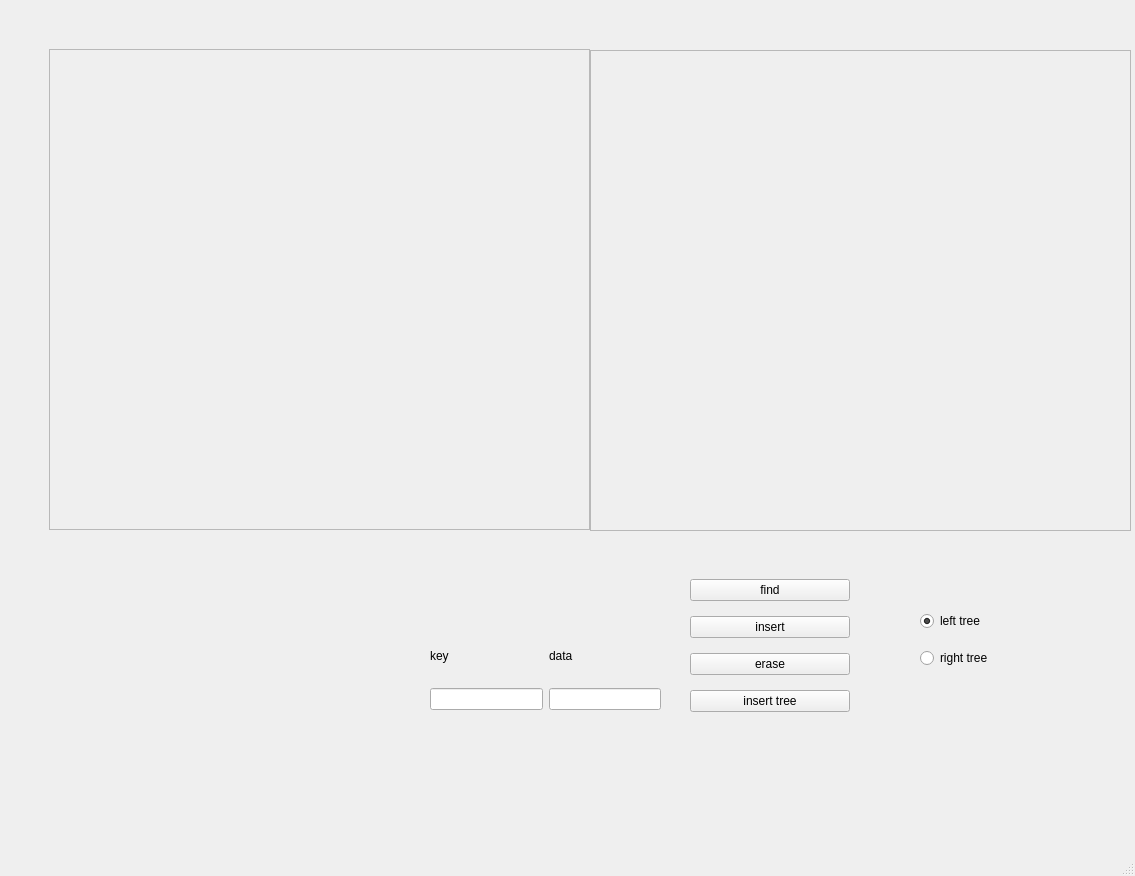
<?xml version="1.0" encoding="UTF-8"?>
<ui version="4.0">
 <class>MainWindow</class>
 <widget class="QMainWindow" name="MainWindow">
  <property name="geometry">
   <rect>
    <x>0</x>
    <y>0</y>
    <width>1135</width>
    <height>876</height>
   </rect>
  </property>
  <property name="windowTitle">
   <string>MainWindow</string>
  </property>
  <widget class="QWidget" name="centralwidget">
   <widget class="QFrame" name="Tree_1">
    <property name="geometry">
     <rect>
      <x>49</x>
      <y>49</y>
      <width>541</width>
      <height>481</height>
     </rect>
    </property>
    <property name="frameShape">
     <enum>QFrame::StyledPanel</enum>
    </property>
    <property name="frameShadow">
     <enum>QFrame::Raised</enum>
    </property>
   </widget>
   <widget class="QFrame" name="Tree_2">
    <property name="geometry">
     <rect>
      <x>590</x>
      <y>50</y>
      <width>541</width>
      <height>481</height>
     </rect>
    </property>
    <property name="frameShape">
     <enum>QFrame::StyledPanel</enum>
    </property>
    <property name="frameShadow">
     <enum>QFrame::Raised</enum>
    </property>
   </widget>
   <widget class="QWidget" name="verticalLayoutWidget">
    <property name="geometry">
     <rect>
      <x>920</x>
      <y>600</y>
      <width>160</width>
      <height>80</height>
     </rect>
    </property>
    <layout class="QVBoxLayout" name="verticalLayout">
     <item>
      <widget class="QRadioButton" name="radioButton">
       <property name="text">
        <string>left tree</string>
       </property>
       <property name="checked">
        <bool>true</bool>
       </property>
      </widget>
     </item>
     <item>
      <widget class="QRadioButton" name="radioButton_2">
       <property name="text">
        <string>right tree</string>
       </property>
      </widget>
     </item>
    </layout>
   </widget>
   <widget class="QWidget" name="verticalLayoutWidget_2">
    <property name="geometry">
     <rect>
      <x>690</x>
      <y>570</y>
      <width>160</width>
      <height>151</height>
     </rect>
    </property>
    <layout class="QVBoxLayout" name="verticalLayout_2">
     <item>
      <widget class="QPushButton" name="findButton">
       <property name="text">
        <string>find</string>
       </property>
      </widget>
     </item>
     <item>
      <widget class="QPushButton" name="insertButton">
       <property name="text">
        <string>insert</string>
       </property>
      </widget>
     </item>
     <item>
      <widget class="QPushButton" name="eraseButton">
       <property name="text">
        <string>erase</string>
       </property>
      </widget>
     </item>
     <item>
      <widget class="QPushButton" name="insertButton_2">
       <property name="text">
        <string>insert tree</string>
       </property>
      </widget>
     </item>
    </layout>
   </widget>
   <widget class="QWidget" name="gridLayoutWidget">
    <property name="geometry">
     <rect>
      <x>430</x>
      <y>630</y>
      <width>231</width>
      <height>80</height>
     </rect>
    </property>
    <layout class="QGridLayout" name="gridLayout">
     <item row="1" column="0">
      <widget class="QLineEdit" name="keyEdit"/>
     </item>
     <item row="0" column="0">
      <widget class="QLabel" name="label">
       <property name="text">
        <string>key</string>
       </property>
      </widget>
     </item>
     <item row="0" column="1">
      <widget class="QLabel" name="label_2">
       <property name="text">
        <string>data</string>
       </property>
      </widget>
     </item>
     <item row="1" column="1">
      <widget class="QLineEdit" name="dataEdit"/>
     </item>
    </layout>
   </widget>
   <widget class="QLabel" name="foundValue">
    <property name="geometry">
     <rect>
      <x>240</x>
      <y>650</y>
      <width>121</width>
      <height>21</height>
     </rect>
    </property>
    <property name="text">
     <string/>
    </property>
   </widget>
  </widget>
  <widget class="QMenuBar" name="menubar">
   <property name="geometry">
    <rect>
     <x>0</x>
     <y>0</y>
     <width>1135</width>
     <height>22</height>
    </rect>
   </property>
  </widget>
  <widget class="QStatusBar" name="statusbar"/>
 </widget>
 <resources/>
 <connections/>
</ui>
